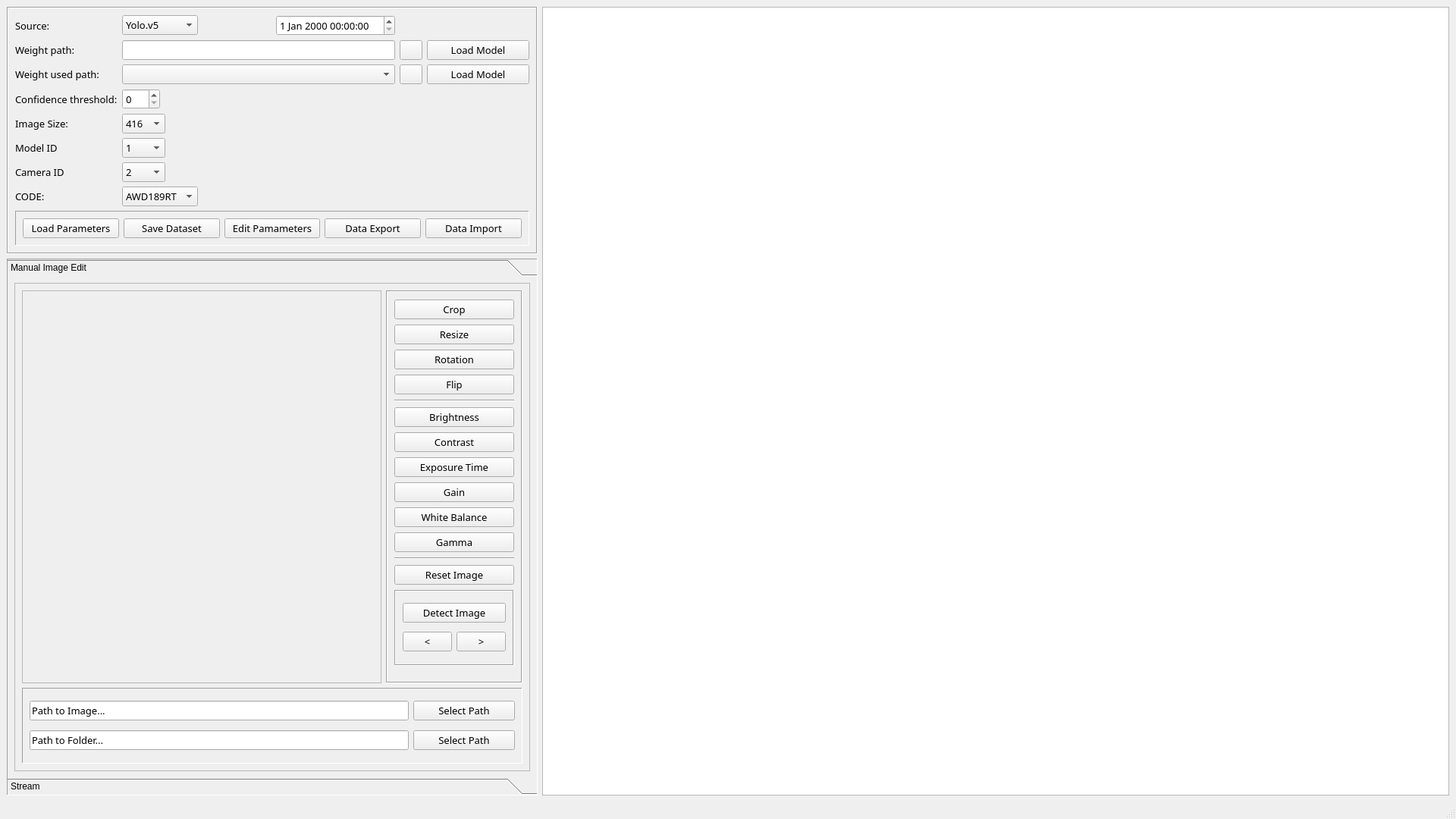
<?xml version="1.0" encoding="UTF-8"?>
<ui version="4.0">
 <class>MainWindow</class>
 <widget class="QMainWindow" name="MainWindow">
  <property name="geometry">
   <rect>
    <x>0</x>
    <y>0</y>
    <width>1920</width>
    <height>1080</height>
   </rect>
  </property>
  <property name="windowTitle">
   <string>MainWindow</string>
  </property>
  <widget class="QWidget" name="centralwidget">
   <layout class="QGridLayout" name="gridLayout_2">
    <item row="0" column="0">
     <widget class="QFrame" name="frame">
      <property name="minimumSize">
       <size>
        <width>300</width>
        <height>0</height>
       </size>
      </property>
      <property name="maximumSize">
       <size>
        <width>700</width>
        <height>400</height>
       </size>
      </property>
      <property name="font">
       <font>
        <family>Microsoft YaHei UI Light</family>
        <pointsize>10</pointsize>
        <weight>50</weight>
        <bold>false</bold>
       </font>
      </property>
      <property name="autoFillBackground">
       <bool>true</bool>
      </property>
      <property name="frameShape">
       <enum>QFrame::Box</enum>
      </property>
      <property name="frameShadow">
       <enum>QFrame::Sunken</enum>
      </property>
      <layout class="QGridLayout" name="gridLayout_3">
       <item row="8" column="0" colspan="6">
        <widget class="QFrame" name="frame_3">
         <property name="maximumSize">
          <size>
           <width>16777215</width>
           <height>50</height>
          </size>
         </property>
         <property name="font">
          <font>
           <family>Microsoft YaHei UI Light</family>
           <pointsize>10</pointsize>
           <weight>50</weight>
           <bold>false</bold>
          </font>
         </property>
         <property name="frameShape">
          <enum>QFrame::Panel</enum>
         </property>
         <property name="frameShadow">
          <enum>QFrame::Sunken</enum>
         </property>
         <layout class="QHBoxLayout" name="horizontalLayout">
          <item>
           <widget class="QPushButton" name="pushButton_5">
            <property name="maximumSize">
             <size>
              <width>16777215</width>
              <height>30</height>
             </size>
            </property>
            <property name="font">
             <font>
              <family>Microsoft YaHei UI Light</family>
              <pointsize>10</pointsize>
              <weight>50</weight>
              <bold>false</bold>
             </font>
            </property>
            <property name="text">
             <string>Load Parameters</string>
            </property>
            <property name="icon">
             <iconset>
              <normaloff>../../../Downloads/import-export.svg</normaloff>../../../Downloads/import-export.svg</iconset>
            </property>
           </widget>
          </item>
          <item>
           <widget class="QPushButton" name="pushButton_6">
            <property name="maximumSize">
             <size>
              <width>16777215</width>
              <height>30</height>
             </size>
            </property>
            <property name="font">
             <font>
              <family>Microsoft YaHei UI Light</family>
              <pointsize>10</pointsize>
              <weight>50</weight>
              <bold>false</bold>
             </font>
            </property>
            <property name="text">
             <string>Save Dataset</string>
            </property>
            <property name="icon">
             <iconset>
              <normaloff>../../../Downloads/diskette.png</normaloff>../../../Downloads/diskette.png</iconset>
            </property>
           </widget>
          </item>
          <item>
           <widget class="QPushButton" name="pushButton_7">
            <property name="maximumSize">
             <size>
              <width>16777215</width>
              <height>30</height>
             </size>
            </property>
            <property name="font">
             <font>
              <family>Microsoft YaHei UI Light</family>
              <pointsize>10</pointsize>
              <weight>50</weight>
              <bold>false</bold>
             </font>
            </property>
            <property name="text">
             <string>Edit Pamameters</string>
            </property>
            <property name="icon">
             <iconset>
              <normaloff>../../../Downloads/edit.png</normaloff>../../../Downloads/edit.png</iconset>
            </property>
           </widget>
          </item>
          <item>
           <widget class="QPushButton" name="pushButton_8">
            <property name="maximumSize">
             <size>
              <width>16777215</width>
              <height>30</height>
             </size>
            </property>
            <property name="font">
             <font>
              <family>Microsoft YaHei UI Light</family>
              <pointsize>10</pointsize>
              <weight>50</weight>
              <bold>false</bold>
             </font>
            </property>
            <property name="text">
             <string>Data Export</string>
            </property>
            <property name="icon">
             <iconset>
              <normaloff>../../../Downloads/file-export.svg</normaloff>../../../Downloads/file-export.svg</iconset>
            </property>
           </widget>
          </item>
          <item>
           <widget class="QPushButton" name="pushButton_9">
            <property name="maximumSize">
             <size>
              <width>16777215</width>
              <height>30</height>
             </size>
            </property>
            <property name="font">
             <font>
              <family>Microsoft YaHei UI Light</family>
              <pointsize>10</pointsize>
              <weight>50</weight>
              <bold>false</bold>
             </font>
            </property>
            <property name="text">
             <string>Data Import</string>
            </property>
            <property name="icon">
             <iconset>
              <normaloff>../../../Downloads/file-import.png</normaloff>../../../Downloads/file-import.png</iconset>
            </property>
           </widget>
          </item>
         </layout>
        </widget>
       </item>
       <item row="7" column="0">
        <widget class="QLabel" name="label_8">
         <property name="font">
          <font>
           <family>Microsoft YaHei UI Light</family>
           <pointsize>10</pointsize>
           <weight>50</weight>
           <bold>false</bold>
          </font>
         </property>
         <property name="text">
          <string>CODE:</string>
         </property>
        </widget>
       </item>
       <item row="1" column="4">
        <widget class="QPushButton" name="pushButton">
         <property name="maximumSize">
          <size>
           <width>30</width>
           <height>16777215</height>
          </size>
         </property>
         <property name="font">
          <font>
           <family>Microsoft YaHei UI Light</family>
           <pointsize>10</pointsize>
           <weight>50</weight>
           <bold>false</bold>
          </font>
         </property>
         <property name="text">
          <string/>
         </property>
         <property name="icon">
          <iconset>
           <normaloff>../../../Downloads/folder-open.svg</normaloff>../../../Downloads/folder-open.svg</iconset>
         </property>
        </widget>
       </item>
       <item row="4" column="1">
        <widget class="QComboBox" name="comboBox_3">
         <property name="font">
          <font>
           <family>Microsoft YaHei UI Light</family>
           <pointsize>10</pointsize>
           <weight>50</weight>
           <bold>false</bold>
          </font>
         </property>
         <item>
          <property name="text">
           <string>416</string>
          </property>
         </item>
         <item>
          <property name="text">
           <string>608</string>
          </property>
         </item>
         <item>
          <property name="text">
           <string>768</string>
          </property>
         </item>
         <item>
          <property name="text">
           <string>810</string>
          </property>
         </item>
         <item>
          <property name="text">
           <string>1048</string>
          </property>
         </item>
        </widget>
       </item>
       <item row="5" column="1">
        <widget class="QComboBox" name="comboBox_4">
         <property name="font">
          <font>
           <family>Microsoft YaHei UI Light</family>
           <pointsize>10</pointsize>
           <weight>50</weight>
           <bold>false</bold>
          </font>
         </property>
         <item>
          <property name="text">
           <string>1</string>
          </property>
         </item>
        </widget>
       </item>
       <item row="4" column="0">
        <widget class="QLabel" name="label_4">
         <property name="font">
          <font>
           <family>Microsoft YaHei UI Light</family>
           <pointsize>10</pointsize>
           <weight>50</weight>
           <bold>false</bold>
          </font>
         </property>
         <property name="text">
          <string>Image Size:</string>
         </property>
        </widget>
       </item>
       <item row="6" column="1">
        <widget class="QComboBox" name="comboBox_6">
         <property name="font">
          <font>
           <family>Microsoft YaHei UI Light</family>
           <pointsize>10</pointsize>
           <weight>50</weight>
           <bold>false</bold>
          </font>
         </property>
         <item>
          <property name="text">
           <string>2</string>
          </property>
         </item>
        </widget>
       </item>
       <item row="6" column="0">
        <widget class="QLabel" name="label_9">
         <property name="font">
          <font>
           <family>Microsoft YaHei UI Light</family>
           <pointsize>10</pointsize>
           <weight>50</weight>
           <bold>false</bold>
          </font>
         </property>
         <property name="text">
          <string>Camera ID</string>
         </property>
        </widget>
       </item>
       <item row="0" column="3">
        <widget class="QDateTimeEdit" name="dateTimeEdit">
         <property name="maximumSize">
          <size>
           <width>200</width>
           <height>16777215</height>
          </size>
         </property>
         <property name="font">
          <font>
           <family>Microsoft YaHei UI Light</family>
           <pointsize>10</pointsize>
           <weight>50</weight>
           <bold>false</bold>
          </font>
         </property>
        </widget>
       </item>
       <item row="0" column="1" colspan="2">
        <widget class="QComboBox" name="comboBox_2">
         <property name="maximumSize">
          <size>
           <width>100</width>
           <height>16777215</height>
          </size>
         </property>
         <property name="font">
          <font>
           <family>Microsoft YaHei UI Light</family>
           <pointsize>10</pointsize>
           <weight>50</weight>
           <bold>false</bold>
          </font>
         </property>
         <item>
          <property name="text">
           <string>Yolo.v5</string>
          </property>
         </item>
        </widget>
       </item>
       <item row="3" column="0">
        <widget class="QLabel" name="label_6">
         <property name="maximumSize">
          <size>
           <width>16777215</width>
           <height>200</height>
          </size>
         </property>
         <property name="font">
          <font>
           <family>Microsoft YaHei UI Light</family>
           <pointsize>10</pointsize>
           <weight>50</weight>
           <bold>false</bold>
          </font>
         </property>
         <property name="text">
          <string>Confidence threshold:</string>
         </property>
        </widget>
       </item>
       <item row="2" column="5">
        <widget class="QPushButton" name="pushButton_4">
         <property name="font">
          <font>
           <family>Microsoft YaHei UI Light</family>
           <pointsize>10</pointsize>
           <weight>50</weight>
           <bold>false</bold>
          </font>
         </property>
         <property name="text">
          <string>Load Model</string>
         </property>
        </widget>
       </item>
       <item row="3" column="1">
        <widget class="QSpinBox" name="spinBox">
         <property name="maximumSize">
          <size>
           <width>50</width>
           <height>16777215</height>
          </size>
         </property>
         <property name="font">
          <font>
           <family>Microsoft YaHei UI Light</family>
           <pointsize>10</pointsize>
           <weight>50</weight>
           <bold>false</bold>
          </font>
         </property>
        </widget>
       </item>
       <item row="2" column="4">
        <widget class="QPushButton" name="pushButton_3">
         <property name="maximumSize">
          <size>
           <width>30</width>
           <height>16777215</height>
          </size>
         </property>
         <property name="font">
          <font>
           <family>Microsoft YaHei UI Light</family>
           <pointsize>10</pointsize>
           <weight>50</weight>
           <bold>false</bold>
          </font>
         </property>
         <property name="text">
          <string/>
         </property>
         <property name="icon">
          <iconset>
           <normaloff>../../../Downloads/folder-open.svg</normaloff>../../../Downloads/folder-open.svg</iconset>
         </property>
        </widget>
       </item>
       <item row="5" column="0">
        <widget class="QLabel" name="label_7">
         <property name="font">
          <font>
           <family>Microsoft YaHei UI Light</family>
           <pointsize>10</pointsize>
           <weight>50</weight>
           <bold>false</bold>
          </font>
         </property>
         <property name="text">
          <string>Model ID</string>
         </property>
        </widget>
       </item>
       <item row="0" column="0">
        <widget class="QLabel" name="label_3">
         <property name="font">
          <font>
           <family>Microsoft YaHei UI Light</family>
           <pointsize>10</pointsize>
           <weight>50</weight>
           <bold>false</bold>
          </font>
         </property>
         <property name="text">
          <string>Source:</string>
         </property>
        </widget>
       </item>
       <item row="1" column="1" colspan="3">
        <widget class="QLineEdit" name="lineEdit">
         <property name="font">
          <font>
           <family>Microsoft YaHei UI Light</family>
           <pointsize>10</pointsize>
           <weight>50</weight>
           <bold>false</bold>
          </font>
         </property>
        </widget>
       </item>
       <item row="2" column="1" colspan="3">
        <widget class="QComboBox" name="comboBox">
         <property name="font">
          <font>
           <family>Microsoft YaHei UI Light</family>
           <pointsize>10</pointsize>
           <weight>50</weight>
           <bold>false</bold>
          </font>
         </property>
        </widget>
       </item>
       <item row="1" column="5">
        <widget class="QPushButton" name="pushButton_2">
         <property name="font">
          <font>
           <family>Microsoft YaHei UI Light</family>
           <pointsize>10</pointsize>
           <weight>50</weight>
           <bold>false</bold>
          </font>
         </property>
         <property name="text">
          <string>Load Model</string>
         </property>
        </widget>
       </item>
       <item row="2" column="0">
        <widget class="QLabel" name="label_2">
         <property name="font">
          <font>
           <family>Microsoft YaHei UI Light</family>
           <pointsize>10</pointsize>
           <weight>50</weight>
           <bold>false</bold>
          </font>
         </property>
         <property name="text">
          <string>Weight used path:</string>
         </property>
        </widget>
       </item>
       <item row="1" column="0">
        <widget class="QLabel" name="label">
         <property name="font">
          <font>
           <family>Microsoft YaHei UI Light</family>
           <pointsize>10</pointsize>
           <weight>50</weight>
           <bold>false</bold>
          </font>
         </property>
         <property name="text">
          <string>Weight path:</string>
         </property>
        </widget>
       </item>
       <item row="7" column="1" colspan="2">
        <widget class="QComboBox" name="comboBox_5">
         <property name="maximumSize">
          <size>
           <width>100</width>
           <height>16777215</height>
          </size>
         </property>
         <property name="font">
          <font>
           <family>Microsoft YaHei UI Light</family>
           <pointsize>10</pointsize>
           <weight>50</weight>
           <bold>false</bold>
          </font>
         </property>
         <item>
          <property name="text">
           <string>AWD189RT</string>
          </property>
         </item>
        </widget>
       </item>
      </layout>
     </widget>
    </item>
    <item row="1" column="0">
     <widget class="QToolBox" name="toolBox">
      <property name="maximumSize">
       <size>
        <width>700</width>
        <height>16777215</height>
       </size>
      </property>
      <property name="frameShape">
       <enum>QFrame::Panel</enum>
      </property>
      <property name="frameShadow">
       <enum>QFrame::Sunken</enum>
      </property>
      <property name="currentIndex">
       <number>0</number>
      </property>
      <property name="tabSpacing">
       <number>0</number>
      </property>
      <widget class="QWidget" name="page_3">
       <property name="geometry">
        <rect>
         <x>0</x>
         <y>0</y>
         <width>698</width>
         <height>650</height>
        </rect>
       </property>
       <attribute name="label">
        <string>Manual Image Edit</string>
       </attribute>
       <layout class="QHBoxLayout" name="horizontalLayout_3">
        <item>
         <widget class="QFrame" name="frame_2">
          <property name="maximumSize">
           <size>
            <width>700</width>
            <height>16777215</height>
           </size>
          </property>
          <property name="font">
           <font>
            <family>Microsoft YaHei UI Light</family>
            <pointsize>10</pointsize>
            <weight>50</weight>
            <bold>false</bold>
           </font>
          </property>
          <property name="autoFillBackground">
           <bool>true</bool>
          </property>
          <property name="frameShape">
           <enum>QFrame::StyledPanel</enum>
          </property>
          <property name="frameShadow">
           <enum>QFrame::Sunken</enum>
          </property>
          <layout class="QGridLayout" name="gridLayout_4">
           <item row="1" column="0" colspan="2">
            <widget class="QFrame" name="frame_6">
             <property name="maximumSize">
              <size>
               <width>16777215</width>
               <height>100</height>
              </size>
             </property>
             <property name="font">
              <font>
               <family>Microsoft YaHei UI Light</family>
               <pointsize>10</pointsize>
               <weight>50</weight>
               <bold>false</bold>
              </font>
             </property>
             <property name="frameShape">
              <enum>QFrame::Panel</enum>
             </property>
             <property name="frameShadow">
              <enum>QFrame::Sunken</enum>
             </property>
             <layout class="QGridLayout" name="gridLayout">
              <item row="0" column="0">
               <widget class="QLineEdit" name="lineEdit_2">
                <property name="maximumSize">
                 <size>
                  <width>500</width>
                  <height>16777215</height>
                 </size>
                </property>
                <property name="font">
                 <font>
                  <family>Microsoft YaHei UI Light</family>
                  <pointsize>10</pointsize>
                  <weight>50</weight>
                  <bold>false</bold>
                 </font>
                </property>
                <property name="text">
                 <string>Path to Image...</string>
                </property>
               </widget>
              </item>
              <item row="0" column="1">
               <widget class="QPushButton" name="pushButton_21">
                <property name="maximumSize">
                 <size>
                  <width>300</width>
                  <height>16777215</height>
                 </size>
                </property>
                <property name="font">
                 <font>
                  <family>Microsoft YaHei UI Light</family>
                  <pointsize>10</pointsize>
                  <weight>50</weight>
                  <bold>false</bold>
                 </font>
                </property>
                <property name="text">
                 <string>Select Path</string>
                </property>
               </widget>
              </item>
              <item row="1" column="0">
               <widget class="QLineEdit" name="lineEdit_3">
                <property name="maximumSize">
                 <size>
                  <width>500</width>
                  <height>16777215</height>
                 </size>
                </property>
                <property name="font">
                 <font>
                  <family>Microsoft YaHei UI Light</family>
                  <pointsize>10</pointsize>
                  <weight>50</weight>
                  <bold>false</bold>
                 </font>
                </property>
                <property name="text">
                 <string>Path to Folder...</string>
                </property>
               </widget>
              </item>
              <item row="1" column="1">
               <widget class="QPushButton" name="pushButton_25">
                <property name="font">
                 <font>
                  <family>Microsoft YaHei UI Light</family>
                  <pointsize>10</pointsize>
                  <weight>50</weight>
                  <bold>false</bold>
                 </font>
                </property>
                <property name="text">
                 <string>Select Path</string>
                </property>
               </widget>
              </item>
             </layout>
            </widget>
           </item>
           <item row="0" column="1">
            <widget class="QFrame" name="frame_5">
             <property name="maximumSize">
              <size>
               <width>180</width>
               <height>16777215</height>
              </size>
             </property>
             <property name="font">
              <font>
               <family>Microsoft YaHei UI Light</family>
               <pointsize>10</pointsize>
               <weight>50</weight>
               <bold>false</bold>
              </font>
             </property>
             <property name="frameShape">
              <enum>QFrame::Box</enum>
             </property>
             <property name="frameShadow">
              <enum>QFrame::Sunken</enum>
             </property>
             <layout class="QVBoxLayout" name="verticalLayout_3">
              <item>
               <widget class="QPushButton" name="pushButton_11">
                <property name="font">
                 <font>
                  <family>Microsoft YaHei UI Light</family>
                  <pointsize>10</pointsize>
                  <weight>50</weight>
                  <bold>false</bold>
                 </font>
                </property>
                <property name="layoutDirection">
                 <enum>Qt::LeftToRight</enum>
                </property>
                <property name="text">
                 <string>Crop</string>
                </property>
                <property name="icon">
                 <iconset>
                  <normaloff>../../../Downloads/crop.png</normaloff>../../../Downloads/crop.png</iconset>
                </property>
                <property name="iconSize">
                 <size>
                  <width>16</width>
                  <height>16</height>
                 </size>
                </property>
                <property name="checkable">
                 <bool>true</bool>
                </property>
                <property name="checked">
                 <bool>false</bool>
                </property>
                <property name="autoRepeat">
                 <bool>true</bool>
                </property>
                <property name="autoExclusive">
                 <bool>true</bool>
                </property>
                <property name="autoRepeatInterval">
                 <number>200</number>
                </property>
               </widget>
              </item>
              <item>
               <widget class="QPushButton" name="pushButton_17">
                <property name="font">
                 <font>
                  <family>Microsoft YaHei UI Light</family>
                  <pointsize>10</pointsize>
                  <weight>50</weight>
                  <bold>false</bold>
                 </font>
                </property>
                <property name="layoutDirection">
                 <enum>Qt::LeftToRight</enum>
                </property>
                <property name="text">
                 <string>Resize</string>
                </property>
                <property name="icon">
                 <iconset>
                  <normaloff>../../../Downloads/increase.png</normaloff>../../../Downloads/increase.png</iconset>
                </property>
                <property name="iconSize">
                 <size>
                  <width>16</width>
                  <height>16</height>
                 </size>
                </property>
               </widget>
              </item>
              <item>
               <widget class="QPushButton" name="pushButton_18">
                <property name="font">
                 <font>
                  <family>Microsoft YaHei UI Light</family>
                  <pointsize>10</pointsize>
                  <weight>50</weight>
                  <bold>false</bold>
                 </font>
                </property>
                <property name="layoutDirection">
                 <enum>Qt::LeftToRight</enum>
                </property>
                <property name="text">
                 <string>Rotation</string>
                </property>
                <property name="icon">
                 <iconset>
                  <normaloff>../../../Downloads/refresh.png</normaloff>../../../Downloads/refresh.png</iconset>
                </property>
               </widget>
              </item>
              <item>
               <widget class="QPushButton" name="pushButton_15">
                <property name="font">
                 <font>
                  <family>Microsoft YaHei UI Light</family>
                  <pointsize>10</pointsize>
                  <weight>50</weight>
                  <bold>false</bold>
                 </font>
                </property>
                <property name="layoutDirection">
                 <enum>Qt::LeftToRight</enum>
                </property>
                <property name="text">
                 <string>Flip</string>
                </property>
                <property name="icon">
                 <iconset>
                  <normaloff>../../../Downloads/flip.png</normaloff>../../../Downloads/flip.png</iconset>
                </property>
                <property name="iconSize">
                 <size>
                  <width>20</width>
                  <height>20</height>
                 </size>
                </property>
               </widget>
              </item>
              <item>
               <widget class="Line" name="line">
                <property name="font">
                 <font>
                  <family>Microsoft YaHei UI Light</family>
                  <pointsize>10</pointsize>
                  <weight>50</weight>
                  <bold>false</bold>
                 </font>
                </property>
                <property name="orientation">
                 <enum>Qt::Horizontal</enum>
                </property>
               </widget>
              </item>
              <item>
               <widget class="QPushButton" name="pushButton_16">
                <property name="font">
                 <font>
                  <family>Microsoft YaHei UI Light</family>
                  <pointsize>10</pointsize>
                  <weight>50</weight>
                  <bold>false</bold>
                 </font>
                </property>
                <property name="text">
                 <string>Brightness</string>
                </property>
                <property name="icon">
                 <iconset>
                  <normaloff>../../../Downloads/brightness.png</normaloff>../../../Downloads/brightness.png</iconset>
                </property>
               </widget>
              </item>
              <item>
               <widget class="QPushButton" name="pushButton_14">
                <property name="font">
                 <font>
                  <family>Microsoft YaHei UI Light</family>
                  <pointsize>10</pointsize>
                  <weight>50</weight>
                  <bold>false</bold>
                 </font>
                </property>
                <property name="text">
                 <string>Contrast</string>
                </property>
                <property name="icon">
                 <iconset>
                  <normaloff>../../../Downloads/contrast.png</normaloff>../../../Downloads/contrast.png</iconset>
                </property>
               </widget>
              </item>
              <item>
               <widget class="QPushButton" name="pushButton_19">
                <property name="font">
                 <font>
                  <family>Microsoft YaHei UI Light</family>
                  <pointsize>10</pointsize>
                  <weight>50</weight>
                  <bold>false</bold>
                 </font>
                </property>
                <property name="text">
                 <string>Exposure Time</string>
                </property>
                <property name="icon">
                 <iconset>
                  <normaloff>../../../Downloads/exposure.png</normaloff>../../../Downloads/exposure.png</iconset>
                </property>
               </widget>
              </item>
              <item>
               <widget class="QPushButton" name="pushButton_13">
                <property name="font">
                 <font>
                  <family>Microsoft YaHei UI Light</family>
                  <pointsize>10</pointsize>
                  <weight>50</weight>
                  <bold>false</bold>
                 </font>
                </property>
                <property name="text">
                 <string>Gain</string>
                </property>
                <property name="icon">
                 <iconset>
                  <normaloff>../../../Downloads/brightness.png</normaloff>../../../Downloads/brightness.png</iconset>
                </property>
               </widget>
              </item>
              <item>
               <widget class="QPushButton" name="pushButton_12">
                <property name="font">
                 <font>
                  <family>Microsoft YaHei UI Light</family>
                  <pointsize>10</pointsize>
                  <weight>50</weight>
                  <bold>false</bold>
                 </font>
                </property>
                <property name="text">
                 <string>White Balance</string>
                </property>
                <property name="icon">
                 <iconset>
                  <normaloff>../../../Downloads/17385401.jpg</normaloff>../../../Downloads/17385401.jpg</iconset>
                </property>
               </widget>
              </item>
              <item>
               <widget class="QPushButton" name="pushButton_20">
                <property name="font">
                 <font>
                  <family>Microsoft YaHei UI Light</family>
                  <pointsize>10</pointsize>
                  <weight>50</weight>
                  <bold>false</bold>
                 </font>
                </property>
                <property name="text">
                 <string>Gamma</string>
                </property>
                <property name="icon">
                 <iconset>
                  <normaloff>../../../Downloads/27459639.jpg</normaloff>../../../Downloads/27459639.jpg</iconset>
                </property>
               </widget>
              </item>
              <item>
               <widget class="Line" name="line_2">
                <property name="font">
                 <font>
                  <family>Microsoft YaHei UI Light</family>
                  <pointsize>10</pointsize>
                  <weight>50</weight>
                  <bold>false</bold>
                 </font>
                </property>
                <property name="orientation">
                 <enum>Qt::Horizontal</enum>
                </property>
               </widget>
              </item>
              <item>
               <widget class="QPushButton" name="pushButton_10">
                <property name="font">
                 <font>
                  <family>Microsoft YaHei UI Light</family>
                  <pointsize>10</pointsize>
                  <weight>50</weight>
                  <bold>false</bold>
                 </font>
                </property>
                <property name="text">
                 <string>Reset Image</string>
                </property>
                <property name="icon">
                 <iconset>
                  <normaloff>../../../Downloads/reset-svgrepo-com.svg</normaloff>../../../Downloads/reset-svgrepo-com.svg</iconset>
                </property>
               </widget>
              </item>
              <item>
               <widget class="QFrame" name="frame_7">
                <property name="maximumSize">
                 <size>
                  <width>200</width>
                  <height>100</height>
                 </size>
                </property>
                <property name="font">
                 <font>
                  <family>Microsoft YaHei UI Light</family>
                  <pointsize>10</pointsize>
                  <weight>50</weight>
                  <bold>false</bold>
                 </font>
                </property>
                <property name="frameShape">
                 <enum>QFrame::Box</enum>
                </property>
                <property name="frameShadow">
                 <enum>QFrame::Sunken</enum>
                </property>
                <layout class="QGridLayout" name="gridLayout_5">
                 <item row="1" column="2">
                  <widget class="QPushButton" name="pushButton_24">
                   <property name="font">
                    <font>
                     <family>Microsoft YaHei UI Light</family>
                     <pointsize>10</pointsize>
                     <weight>50</weight>
                     <bold>false</bold>
                    </font>
                   </property>
                   <property name="text">
                    <string>&gt;</string>
                   </property>
                  </widget>
                 </item>
                 <item row="1" column="1">
                  <widget class="QPushButton" name="pushButton_23">
                   <property name="font">
                    <font>
                     <family>Microsoft YaHei UI Light</family>
                     <pointsize>10</pointsize>
                     <weight>50</weight>
                     <bold>false</bold>
                    </font>
                   </property>
                   <property name="text">
                    <string>&lt;</string>
                   </property>
                  </widget>
                 </item>
                 <item row="0" column="1" colspan="2">
                  <widget class="QPushButton" name="pushButton_22">
                   <property name="font">
                    <font>
                     <family>Microsoft YaHei UI Light</family>
                     <pointsize>10</pointsize>
                     <weight>50</weight>
                     <bold>false</bold>
                    </font>
                   </property>
                   <property name="text">
                    <string>Detect Image</string>
                   </property>
                  </widget>
                 </item>
                </layout>
               </widget>
              </item>
             </layout>
            </widget>
           </item>
           <item row="0" column="0">
            <widget class="QLabel" name="label_5">
             <property name="font">
              <font>
               <family>Microsoft YaHei UI Light</family>
               <pointsize>10</pointsize>
               <weight>50</weight>
               <bold>false</bold>
              </font>
             </property>
             <property name="frameShape">
              <enum>QFrame::StyledPanel</enum>
             </property>
             <property name="text">
              <string/>
             </property>
            </widget>
           </item>
          </layout>
         </widget>
        </item>
       </layout>
      </widget>
      <widget class="QWidget" name="page_4">
       <property name="geometry">
        <rect>
         <x>0</x>
         <y>0</y>
         <width>698</width>
         <height>650</height>
        </rect>
       </property>
       <attribute name="label">
        <string>Stream</string>
       </attribute>
       <layout class="QGridLayout" name="gridLayout_6">
        <item row="0" column="1">
         <widget class="QFrame" name="frame_9">
          <property name="maximumSize">
           <size>
            <width>200</width>
            <height>500</height>
           </size>
          </property>
          <property name="frameShape">
           <enum>QFrame::Box</enum>
          </property>
          <property name="frameShadow">
           <enum>QFrame::Raised</enum>
          </property>
          <layout class="QVBoxLayout" name="verticalLayout">
           <item>
            <widget class="QPushButton" name="pushButton_27">
             <property name="text">
              <string>Streaming</string>
             </property>
            </widget>
           </item>
           <item>
            <widget class="QPushButton" name="pushButton_29">
             <property name="text">
              <string>PushButton</string>
             </property>
            </widget>
           </item>
           <item>
            <widget class="QPushButton" name="pushButton_28">
             <property name="text">
              <string>PushButton</string>
             </property>
            </widget>
           </item>
           <item>
            <widget class="QPushButton" name="pushButton_26">
             <property name="text">
              <string>PushButton</string>
             </property>
            </widget>
           </item>
          </layout>
         </widget>
        </item>
        <item row="1" column="0" colspan="2">
         <widget class="QFrame" name="frame_10">
          <property name="maximumSize">
           <size>
            <width>16777215</width>
            <height>100</height>
           </size>
          </property>
          <property name="frameShape">
           <enum>QFrame::Panel</enum>
          </property>
          <property name="frameShadow">
           <enum>QFrame::Raised</enum>
          </property>
          <layout class="QGridLayout" name="gridLayout_7">
           <item row="0" column="0">
            <widget class="QPushButton" name="pushButton_30">
             <property name="text">
              <string>PushButton</string>
             </property>
            </widget>
           </item>
          </layout>
         </widget>
        </item>
        <item row="0" column="0">
         <widget class="QLabel" name="label_10">
          <property name="frameShape">
           <enum>QFrame::Box</enum>
          </property>
          <property name="text">
           <string/>
          </property>
         </widget>
        </item>
       </layout>
      </widget>
     </widget>
    </item>
    <item row="0" column="1" rowspan="2">
     <widget class="QTableView" name="tableView"/>
    </item>
   </layout>
  </widget>
  <widget class="QMenuBar" name="menubar">
   <property name="geometry">
    <rect>
     <x>0</x>
     <y>0</y>
     <width>1920</width>
     <height>21</height>
    </rect>
   </property>
  </widget>
  <widget class="QStatusBar" name="statusbar"/>
 </widget>
 <resources/>
 <connections/>
</ui>
